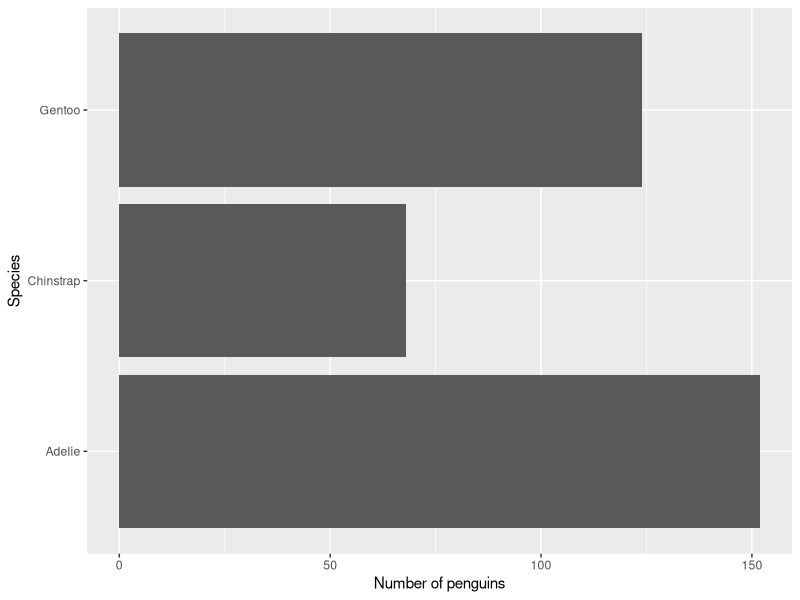
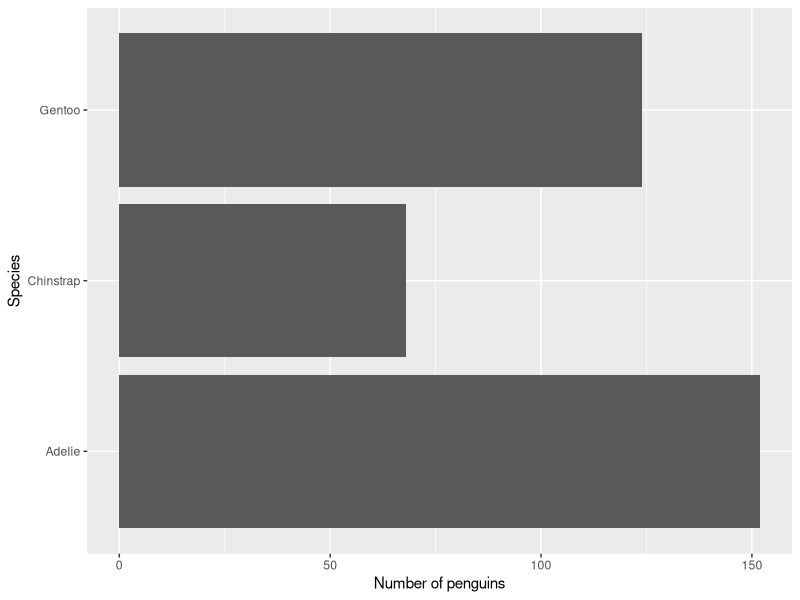

These figures' R source, in order:
## ---- chunk 1
#| message: false
library(tidyverse)
## ---- chunk 2
penguins <- as_tibble(penguins)
## ---- chunk 3
penguins |>
  group_by(species) |>
  summarize(
    lightest = min(body_mass, na.rm = TRUE),
    heaviest = max(body_mass, na.rm = TRUE)
  ) |>
  arrange(desc(heaviest))
## ---- chunk 4
mdy("1/5/2015")
dmy("5/1/2015")
ymd("2015-01-05")
## ---- chunk 5
#| layout-ncol: 2
# geom_bar() counts the rows for each species
ggplot(penguins, aes(y = species)) +
  geom_bar() +
  labs(x = "Number of penguins", y = "Species")

# geom_col() draws the counts that count() already made
penguins |>
  count(species) |>
  ggplot(aes(x = n, y = species)) +
  geom_col() +
  labs(x = "Number of penguins", y = "Species")
## ---- chunk 6
penguins |>
  mutate(species = fct_relevel(species, "Gentoo")) |>
  count(species)
## ---- chunk 7
penguins |>
  mutate(island = fct_collapse(island, other = c("Dream", "Torgersen"))) |>
  count(island)
